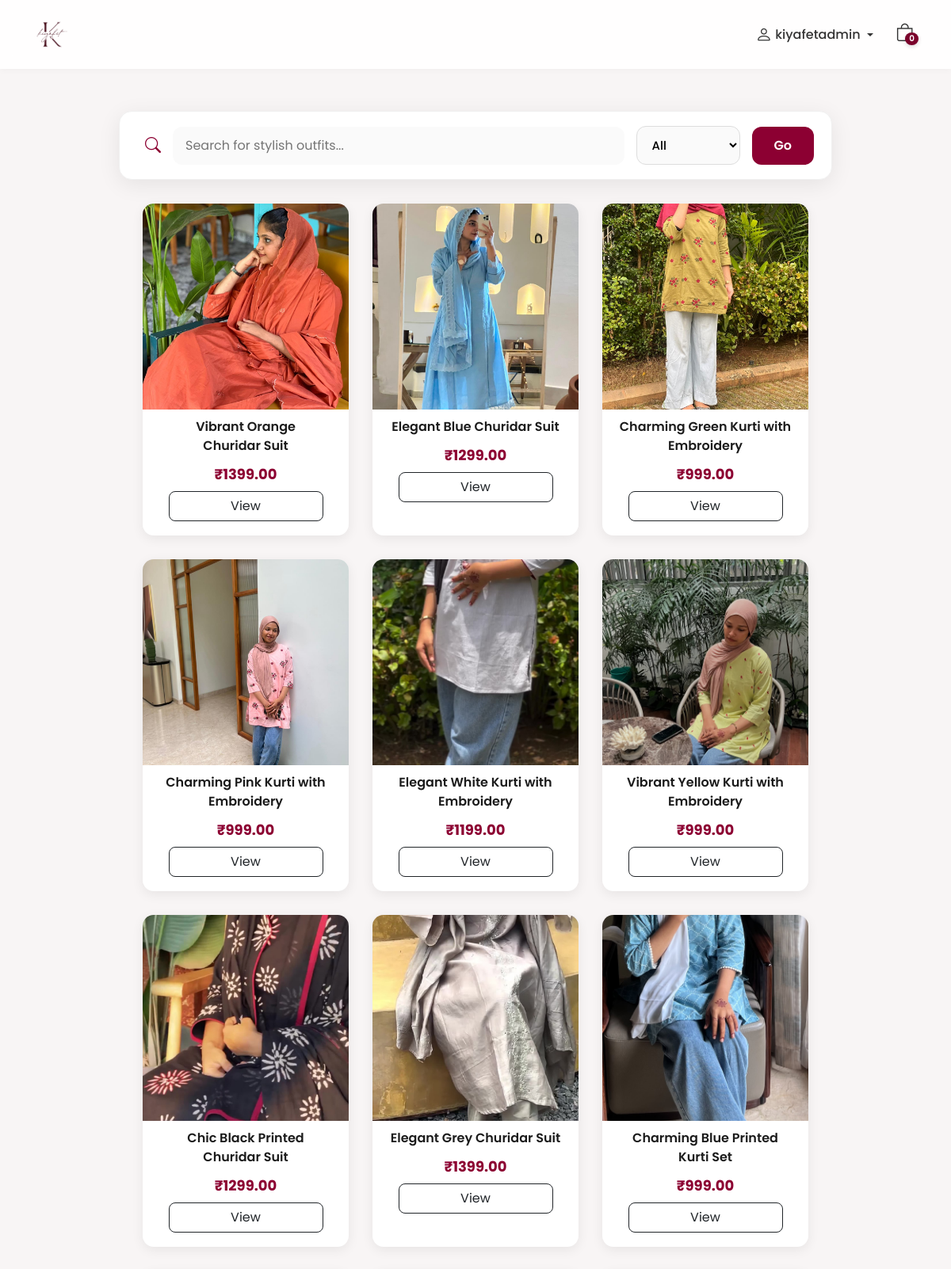
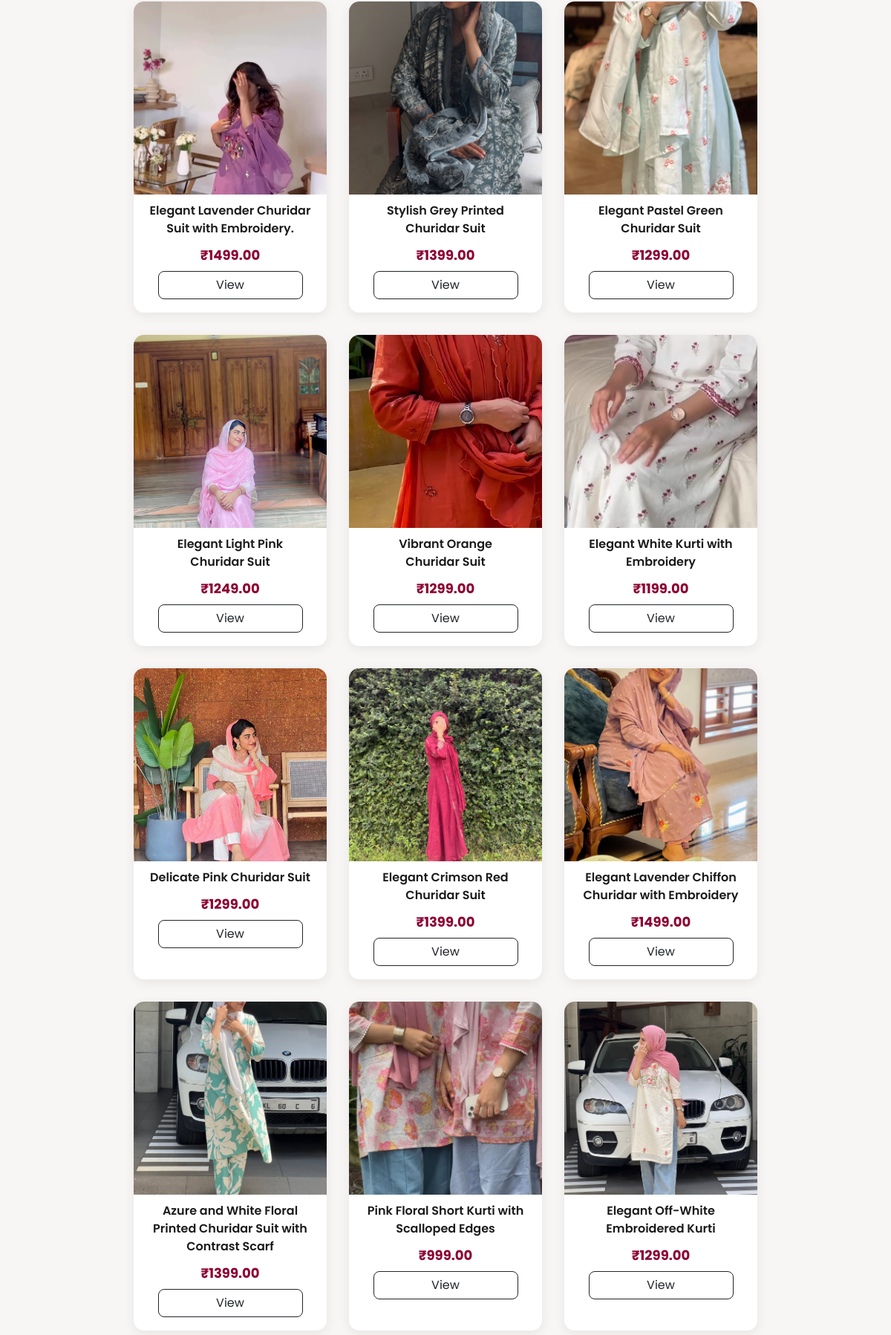
/products/all (signed in, upper part), run on the app's committed database (2 pictures, top to bottom).
### store_app/models.py (models this page shows, shortened)
class Product(models.Model):
    name = models.CharField(max_length=200)
    category = models.CharField(max_length=50, choices=CATEGORIES)
    price = models.DecimalField(max_digits=10, decimal_places=2)
    description = models.TextField(blank=True, null=True)
    cover_image = models.ImageField(upload_to="products/cover/")
    created_at = models.DateTimeField(auto_now_add=True)

### store_app/views.py (the view)
# urls.py: path("products/all", views.AllProductsView.as_view(), name="all_products"),
class AllProductsView(View):
    def get(self, request):
        search = request.GET.get("search", "")
        category = request.GET.get("category", "")
        products = Product.objects.all().order_by("-created_at")
        if search:
            products = products.filter(name__icontains=search)
        if category:
            products = products.filter(category=category)
        categories = [c[0] for c in CATEGORIES]
        return render(request, "all_products.html", {
            "products": products,
            "search": search,
            "category": category,
            "categories": categories,
        })

### store_app/context_processors.py (called while the page is built)
def cart_item_count(request):
    if request.user.is_authenticated:
        count = CartItem.objects.filter(user=request.user).count()
    else:
        count = 0
    return {'cart_item_count': count}

### store_app/templates/all_products.html (shortened to what this page needs)
{% extends "customer_base.html" %}
{% block content %}
<div class="container">
    <div class="search-bar-container">
        <form method="GET">
            <div class="search-box">
                <i class="bi bi-search search-icon"></i>
                <input type="text" name="search"
                       class="search-input"
                       placeholder="Search for stylish outfits..."
                       value="{{ search }}">
                <select name="category" class="category-select">
                    <option value="">All</option>
                </select>
                <button class="filter-btn">Go</button>
            </div>
        </form>
    </div>
    <div class="product-grid">
        {% if products %}
            {% for product in products %}
            <div class="product-card">
                <img src="{{ product.cover_image.url }}" class="product-img">
                <div class="product-info">
                    <div class="product-title">{{ product.name }}</div>
                    <div class="price-tag">₹{{ product.price }}</div>
                    <a href="{% url 'product_detail_view' product.id %}"
                       class="btn btn-outline-dark mt-2 w-75"
                       style="border-radius:8px;">View</a>
                </div>
            </div>
            {% endfor %}
        {% else %}
            <p class="text-center text-muted mt-5 w-100">No products found.</p>
        {% endif %}
    </div>
</div>
{% endblock %}

### store_app/templates/customer_base.html (shortened to what this page needs)
{% load static %}
<!doctype html>
<html lang="en">
<head>
    <link href="https://cdn.jsdelivr.net/npm/bootstrap@5.3.2/dist/css/bootstrap.min.css" rel="stylesheet">
    <link href="https://cdn.jsdelivr.net/npm/bootstrap-icons@1.11.1/font/bootstrap-icons.css" rel="stylesheet">
</head>
<body>
    <nav class="navbar navbar-expand-lg fixed-top py-3">
        <div class="container d-flex align-items-center justify-content-between">
            <a class="navbar-brand" href="{% url 'home' %}">
                <img src="{% static 'logo.png' %}" alt="Kiyafet" style="height:45px;">
            </a>
            <div class="collapse navbar-collapse justify-content-end" id="navMenu">
                <ul class="navbar-nav align-items-center gap-3">
                    <li class="nav-item dropdown position-relative">
                        <a href="#" class="nav-link d-flex align-items-center gap-1 dropdown-toggle"
                            id="accountDropdown" role="button" data-bs-toggle="dropdown" aria-expanded="false">
                            <i class="bi bi-person" style="font-size:1.3rem;"></i>
                            {% if user.is_authenticated %}
                            <span class="d-none d-lg-inline fw-medium">{{ request.user.username }}</span>
                            {% else %}
                            <span class="d-none d-lg-inline fw-medium">Account</span>
                            {% endif %}
                        </a>
                    </li>
                    <li class="nav-item position-relative">
                        <a href="{% url 'cart_view' %}" class="nav-link position-relative d-inline-block"
                            style="padding: 0 5px;">
                            <i class="bi bi-bag" style="font-size:1.4rem; line-height:1;"></i>
                            <span class="cart-badge">
                                {% if user.is_authenticated %}
                                {{ cart_item_count|default:0 }}
                                {% else %}
                                0
                                {% endif %}
                            </span>
                        </a>
                    </li>
                </ul>
            </div>
        </div>
    </nav>
    <main>
        {% block content %}{% endblock %}
    </main>
</body>
</html>

### store_app/templates/customer_base.html (style rules this page uses)
:root { --bg-light: #f8f5f5; --panel: #fff; --rose: #7a002b; --accent: #b49782; --ink: #1b1b1b; }
html, body { height: 100%; margin: 0; }
body { display: flex; flex-direction: column; min-height: 100vh; background: var(--bg-light); font-family: 'Poppins', sans-serif; color: var(--ink); }
main { flex: 1; padding-top: 100px; }
.navbar { background: rgba(255, 255, 255, 0.9); backdrop-filter: blur(10px); transition: all 0.35s ease; box-shadow: 0 2px 8px rgba(0, 0, 0, 0.03); }
.nav-link { color: #333 !important; font-weight: 500; }
.cart-badge { position: absolute; top: 11px; right: -1px; background-color: var(--rose); color: #fff; font-size: 0.65rem; font-weight: 600; border-radius: 50%; padding: 2px 5px; min-width: 16px; text-align: center; line-height: 1.1; box-shadow: 0 2px 5px rgba(0, 0, 0, 0.15); }

### store_app/templates/all_products.html (style rules this page uses)
.search-bar-container { max-width: 900px; margin: 40px auto 20px; }
.search-box { background: #ffffff; padding: 18px 22px; border-radius: 16px; display: flex; align-items: center; gap: 15px; box-shadow: 0 6px 28px rgba(0,0,0,0.08); border: 1px solid #f0f0f0; transition: 0.3s ease; }
.search-icon { font-size: 20px; color: #8C0032; margin-left: 10px; }
.search-input { flex: 1; padding: 12px 16px; border: none; background: #fafafa; border-radius: 12px; font-size: 16px; transition: .25s; }
.category-select { padding: 12px 15px; border-radius: 12px; border: 1px solid #ddd; background: #fafafa; font-size: 15px; font-weight: 500; transition: .25s; }
.filter-btn { padding: 12px 28px; border-radius: 12px; background: #8C0032; border: none; color: white; font-weight: 600; transition: .25s; }
.product-grid { display: flex; flex-wrap: wrap; gap: 30px; margin-top: 30px; padding-bottom: 50px; justify-content: center; }
.product-card { width: 260px; background: white; border-radius: 14px; box-shadow: 0 4px 15px rgba(0,0,0,0.07); overflow: hidden; transition: .3s; text-align: center; padding-bottom: 18px; }
.product-img { width: 100%; height: 260px; object-fit: cover; }
.product-title { font-size: 16px; font-weight: 600; margin: 10px 12px; }
.price-tag { font-size: 18px; font-weight: 700; color: #8C0032; }

### data on the page
Product: cover_image (picture), name "Vibrant Orange Churidar Suit", price "1399.00"
Product: cover_image (picture), name "Elegant Blue Churidar Suit", price "1299.00"
Product: cover_image (picture), name "Charming Green Kurti with Embroidery", price "999.00"
Product: cover_image (picture), name "Charming Pink Kurti with Embroidery", price "999.00"
Product: cover_image (picture), name "Elegant White Kurti with Embroidery", price "1199.00"
Product: cover_image (picture), name "Vibrant Yellow Kurti with Embroidery", price "999.00"
Product: cover_image (picture), name "Chic Black Printed Churidar Suit", price "1299.00"
Product: cover_image (picture), name "Elegant Grey Churidar Suit", price "1399.00"
Product: cover_image (picture), name "Charming Blue Printed Kurti Set", price "999.00"
Product: cover_image (picture), name "Elegant Lavender Churidar Suit with Embroidery.", price "1499.00"
Product: cover_image (picture), name "Stylish Grey Printed Churidar Suit", price "1399.00"
Product: cover_image (picture), name "Elegant Pastel Green Churidar Suit", price "1299.00"
Product: cover_image (picture), name "Elegant Light Pink Churidar Suit", price "1249.00"
Product: cover_image (picture), name "Vibrant Orange Churidar Suit", price "1299.00"
Product: cover_image (picture), name "Elegant White Kurti with Embroidery", price "1199.00"
Product: cover_image (picture), name "Delicate Pink Churidar Suit", price "1299.00"
Product: cover_image (picture), name "Elegant Crimson Red Churidar Suit", price "1399.00"
Product: cover_image (picture), name "Elegant Lavender Chiffon Churidar with Embroidery", price "1499.00"
Product: cover_image (picture), name "Azure and White Floral Printed Churidar Suit with Contrast Scarf", price "1399.00"
Product: cover_image (picture), name "Pink Floral Short Kurti with Scalloped Edges", price "999.00"
Product: cover_image (picture), name "Elegant Off-White Embroidered Kurti", price "1299.00"

### other printed values
{{ request.user.username }} "kiyafetadmin"
{{ cart_item_count|default:0 }} "0"
